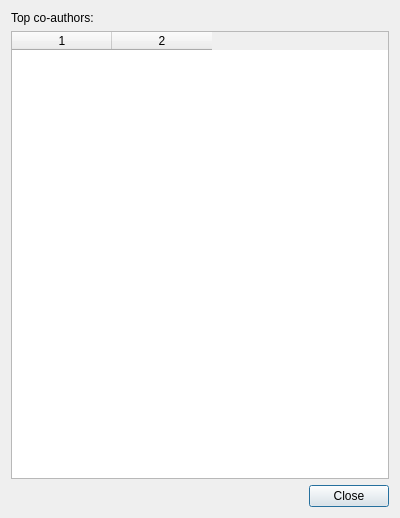
<?xml version="1.0" encoding="UTF-8"?>
<ui version="4.0">
 <class>DialogTopCoauthors</class>
 <widget class="QDialog" name="DialogTopCoauthors">
  <property name="geometry">
   <rect>
    <x>0</x>
    <y>0</y>
    <width>400</width>
    <height>518</height>
   </rect>
  </property>
  <property name="windowTitle">
   <string>Dialog</string>
  </property>
  <layout class="QVBoxLayout" name="verticalLayout">
   <item>
    <widget class="QLabel" name="lblDesc">
     <property name="minimumSize">
      <size>
       <width>0</width>
       <height>0</height>
      </size>
     </property>
     <property name="text">
      <string>Top co-authors:</string>
     </property>
     <property name="alignment">
      <set>Qt::AlignLeading|Qt::AlignLeft|Qt::AlignVCenter</set>
     </property>
    </widget>
   </item>
   <item>
    <widget class="QTableWidget" name="tblAuthors">
     <property name="editTriggers">
      <set>QAbstractItemView::NoEditTriggers</set>
     </property>
     <property name="selectionBehavior">
      <enum>QAbstractItemView::SelectRows</enum>
     </property>
     <property name="columnCount">
      <number>2</number>
     </property>
     <column/>
     <column/>
    </widget>
   </item>
   <item>
    <widget class="QDialogButtonBox" name="buttonBox">
     <property name="orientation">
      <enum>Qt::Horizontal</enum>
     </property>
     <property name="standardButtons">
      <set>QDialogButtonBox::Close</set>
     </property>
    </widget>
   </item>
  </layout>
 </widget>
 <resources/>
 <connections>
  <connection>
   <sender>buttonBox</sender>
   <signal>rejected()</signal>
   <receiver>DialogTopCoauthors</receiver>
   <slot>reject()</slot>
   <hints>
    <hint type="sourcelabel">
     <x>199</x>
     <y>354</y>
    </hint>
    <hint type="destinationlabel">
     <x>199</x>
     <y>188</y>
    </hint>
   </hints>
  </connection>
 </connections>
</ui>
